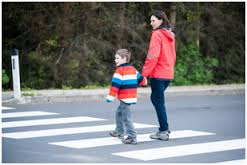
#> input picture images/motherson.jpg, 247 x 165 px; its folder holds only this picture in this run
$ python detectPed.py --images images
#> lines starting #> are read from the running program, lines starting #| are printed output that depends on the picture; after the words box and inside, x2 and y2 are one past the last pixel; in counts of white or black regions, pixels touching at a corner belong together
from imutils.object_detection import non_max_suppression
from imutils import paths
import numpy as np
import argparse
import imutils
import cv2

# construct the argument parse and parse the arguments
ap = argparse.ArgumentParser()
ap.add_argument("-i", "--images", required=True, help="path to the image directory")
args = vars(ap.parse_args())

# initialize the HOG descriptor
hog = cv2.HOGDescriptor()
hog.setSVMDetector(cv2.HOGDescriptor_getDefaultPeopleDetector())

# loop over the image paths
for imagePath in paths.list_images(args["images"]):
    image = cv2.imread(imagePath)
#> image is the input picture: shape (165, 247, 3); mean B, G, R 122.5, 121.7, 120.4
    image = imutils.resize(image, width=min(400,image.shape[1]))
    orig = image.copy()

    (rects, weights) = hog.detectMultiScale(image, winStride=(4,4),
                                            padding=(8,8), scale=1.05)
#> rects = [[124, 2, 74, 147], [89, 25, 70, 140]]; weights = [2.73, 1.35]

    for (x,y,w,h) in rects:
        cv2.rectangle(orig, (x,y), (x+w, y+w), (0,0,255), 2)
#> this loop made 2 passes
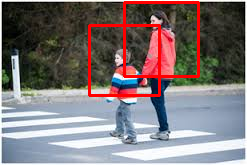
#> orig: shape (165, 247, 3); 4.18% of pixels changed, all inside (x1, y1, x2, y2) = (88, 1, 200, 97)

    rects = np.array([[x,y,x+w,y+h] for (x,y,w,h) in rects])
#> rects = [[124, 2, 198, 149], [89, 25, 159, 165]]
    pick = non_max_suppression(rects, probs=None, overlapThresh=0.65)
#> pick = [[89, 25, 159, 165], [124, 2, 198, 149]]

    for (xA, yA, xB, yB) in pick:
        cv2.rectangle(image, (xA, yA), (xB, yB), (0,255,0), 2)
#> this loop made 2 passes
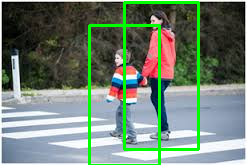
#> image: shape (165, 247, 3); 5.93% of pixels changed, all inside (x1, y1, x2, y2) = (88, 1, 200, 165)

    filename = imagePath[imagePath.rfind("/")+1:]
    print("[INFO] {}: {} original boxes, {} after suppression".format(
        filename, len(rects), len(pick)))
#| [INFO] motherson.jpg: 2 original boxes, 2 after suppression

    cv2.imshow("Before NMS", orig)
    cv2.imshow("After NMS", image)
    cv2.waitKey(0)
